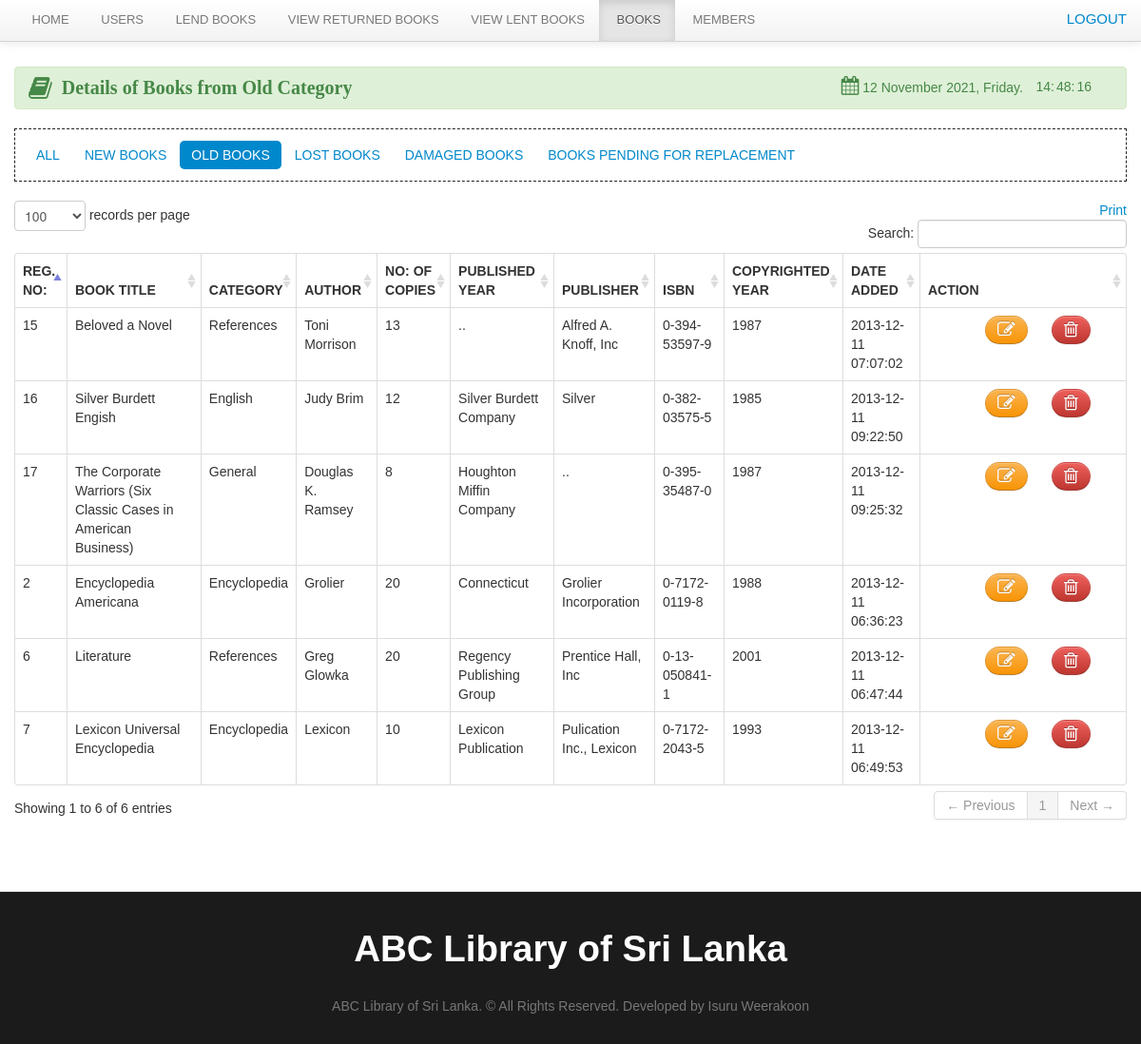
Screenshot of /librarian/old_books.php with the database file from the repository.
### tables this page shows
CREATE TABLE `book` (
  `book_id` int(11) NOT NULL,
  `book_title` varchar(100) NOT NULL,
  `category_id` int(50) NOT NULL,
  `author` varchar(50) NOT NULL,
  `book_copies` int(11) NOT NULL,
  `book_pub` varchar(100) NOT NULL,
  `publisher_name` varchar(100) NOT NULL,
  `isbn` varchar(50) NOT NULL,
  `copyright_year` int(11) NOT NULL,
  `date_added` datetime NOT NULL,
  `status` varchar(30) NOT NULL
);

CREATE TABLE `category` (
  `category_id` int(11) NOT NULL,
  `classname` varchar(50) DEFAULT NULL
);

### librarian/old_books.php (the view, shortened to what this page needs)
<?php include('header.php'); ?>
<?php include('navbar_books.php'); ?>
	<div class="container">
		<div class="margin-top">
			<div class="row">
				<div class="span12">
					<br>
					<div class="alert alert-success">
						<strong style="font-family: 'Arial Black', arial-black;font-size: 20px;"><i class="icon-book icon-large"></i>&nbsp;&nbsp;Details of Books from Old Category</strong>
						<div class="pull-right">
							<table>
								<tr>
									<td><i class="icon-calendar icon-small" style="font-size: 20px;"></i>
                                        <?php
                                            $Today = date('y:m:d');
                                            $new = date('d F Y, l', strtotime($Today));
                                            echo $new.'.  ';
                                        ?>&nbsp;&nbsp;</td>
									<td id="Hour"></td>
									<td id="Minut"></td>
									<td id="Second"></td>
							</table>
						</div>
					</div>
					<ul class="nav nav-pills">
						<li><a href="books.php">All</a></li>
						<li><a href="new_books.php">New Books</a></li>
						<li class="active"><a href="old_books.php">Old Books</a></li>
						<li><a href="lost.php">Lost Books</a></li>
						<li><a href="damage.php">Damaged Books</a></li>
						<li><a href="sub_rep.php">Books Pending for Replacement</a></li>
					</ul>
					<table cellpadding="0" cellspacing="0" border="0" class="table  table-bordered" id="example">
						<div class="pull-right">
							<a href="" onclick="window.print()" class="btn-default">Print</a>
						</div>
						<thead>
						<tr>
							<th>Reg. No:</th>
							<th>Book Title</th>
							<th>Category</th>
							<th>Author</th>
							<th class="action">No: of Copies</th>
							<th>Published Year</th>
							<th>Publisher</th>
							<th>ISBN</th>
							<th>Copyrighted Year</th>
							<th>Date Added</th>
							<th class="action">Action</th>
						</tr>
						</thead>
						<tbody>
                        <?php  $user_query = mysqli_query($connect,"select * from book where status = 'old'")or die("Query Failed -> ".mysqli_error($connect));
                            while($row=mysqli_fetch_array($user_query)){
                                $id=$row['book_id'];
                                $cat_id=$row['category_id'];
                                $cat_query = mysqli_query($connect,"select * from category where category_id = '$cat_id'")or die("Query Failed -> ".mysqli_error($connect));
                                $cat_row = mysqli_fetch_array($cat_query);
                                ?>
								<tr class="del<?php echo $id ?>">
									<td><?php echo $row['book_id']; ?></td>
									<td><?php echo $row['book_title']; ?></td>
									<td><?php echo $cat_row ['classname']; ?> </td>
									<td><?php echo $row['author']; ?> </td>
									<td class="action"><?php echo $row['book_copies']; ?> </td>
									<td><?php echo $row['book_pub']; ?></td>
									<td><?php echo $row['publisher_name']; ?></td>
									<td><?php echo $row['isbn']; ?></td>
									<td><?php echo $row['copyright_year']; ?></td>
									<td><?php echo $row['date_added']; ?></td>
									<td class="action">
										<div class="span2">
											<a rel="tooltip"  title="Delete" id="<?php echo $id; ?>" href="#delete_book<?php echo $id; ?>" data-toggle="modal"    class="btn btn-danger"><i class="icon-trash icon-large"></i></a>
											<div class="span1">
												<a rel="tooltip"  title="Edit" id="e<?php echo $id; ?>" href="#edit<?php echo $id; ?>" data-toggle="modal" class="btn btn-warning">   <i class="icon-edit icon-large"></i></a>
											</div></div>
									</td>
								</tr>
                            <?php  }  ?>
						</tbody>
					</table>
				</div>
			</div>
		</div>
	</div>
<?php include('footer.php') ?>

### css/docs.css (style rules this page uses)
body { font-family:'TR Century Gothic',Helvetica,Arial,sans-serif !important; }
.btn { border-radius: 25px !important; }
.alert { text-shadow: none; }
.nav-tabs, .nav-pills { border: 1px dashed #222 !important; padding: 10px; }
th { text-transform:uppercase; }
.nav li a { text-transform:uppercase; }
.margin-top { margin-top:50px; }
body { background: url(../img/grid_noise.png); position: relative; }

### css/print.css (style rules this page uses)
.action { display:none; }
th { text-align:left; }
td { text-align:left; border-top:1px solid; padding:2px; }
.btn { display:none; }
.alert { display:none; }
body { font-family:arial; font-size:13px; }
.nav { display:none; }

### rows the page displays
book: book_id "2", book_title "Encyclopedia Americana", category.classname "Encyclopedia", author "Grolier", book_copies "20", book_pub "Connecticut", publisher_name "Grolier Incorporation", isbn "0-7172-0119-8", copyright_year "1988", date_added "2013-12-11 06:36:23"
book: book_id "6", book_title "Literature", category.classname "References", author "Greg Glowka", book_copies "20", book_pub "Regency Publishing Group", publisher_name "Prentice Hall, Inc", isbn "0-13-050841-1", copyright_year "2001", date_added "2013-12-11 06:47:44"
book: book_id "7", book_title "Lexicon Universal Encyclopedia", category.classname "Encyclopedia", author "Lexicon", book_copies "10", book_pub "Lexicon Publication", publisher_name "Pulication Inc., Lexicon", isbn "0-7172-2043-5", copyright_year "1993", date_added "2013-12-11 06:49:53"
book: book_id "15", book_title "Beloved a Novel", category.classname "References", author "Toni Morrison", book_copies "13", book_pub "..", publisher_name "Alfred A. Knoff, Inc", isbn "0-394-53597-9", copyright_year "1987", date_added "2013-12-11 07:07:02"
book: book_id "16", book_title "Silver Burdett Engish", category.classname "English", author "Judy Brim", book_copies "12", book_pub "Silver Burdett Company", publisher_name "Silver", isbn "0-382-03575-5", copyright_year "1985", date_added "2013-12-11 09:22:50"
book: book_id "17", book_title "The Corporate Warriors (Six Classic Cases in American Business)", category.classname "General", author "Douglas K. Ramsey", book_copies "8", book_pub "Houghton Miffin Company", publisher_name "..", isbn "0-395-35487-0", copyright_year "1987", date_added "2013-12-11 09:25:32"
